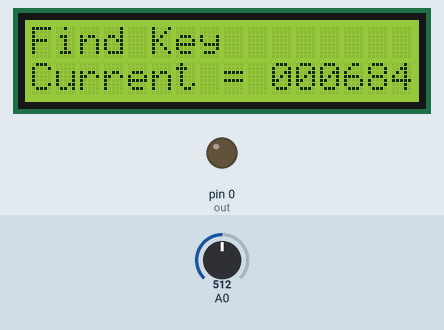
Bench run of a sketch on a simulated Arduino Uno, built with avr-gcc and run on an emulated ATmega328P. Parts: 16×2 character LCD, output pins drawn as LEDs (lit = HIGH). The test bench sets the inputs (shaded band); at power-on: A0 = 512.

Above: at 1.2 s.
1.3 s: A0 set to 610
At 1.9 s:
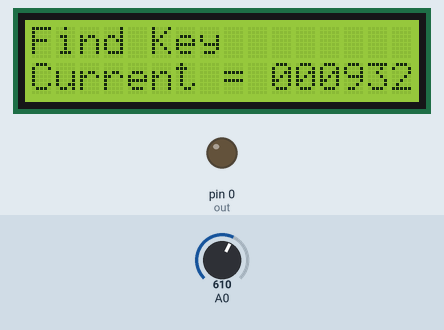
2.8 s: A0 set to 590
At 2.95 s:
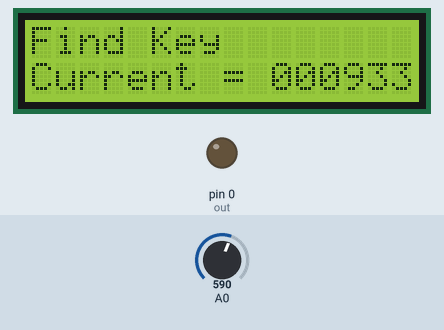
4.3 s: A0 set to 716
At 4.7 s:
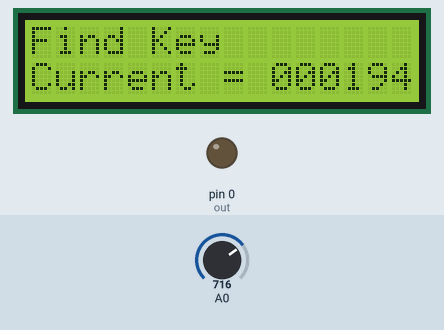
Timing chart, 0 to 7.3 s (numbered marks = the images above; inputs shaded):
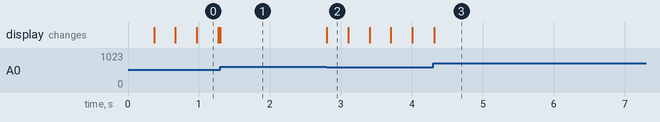

The sketch:

Task4.ino
```cpp
#include "LiquidCrystal.h"

String key = "9110";

int Digit_1 = 0;
int Digit_2 = 0;
int Digit_3 = 0;
int Digit_4 = 0;

int out = 0 ;


LiquidCrystal lcd( 8,  9,  4,  5,  6,  7);

void setup() {
  pinMode(out,OUTPUT);

 lcd.begin(16, 2);

 lcd.setCursor(0,0);
 lcd.print("Find Key");
 lcd.setCursor(0,1);
 lcd.print("Current = ");

 digitalWrite(out,LOW);
}
void loop() {
 int x;
 x = analogRead (0);

 lcd.setCursor(10,1);

 if (x < 60) {
    Digit_1 += 1;
   lcd.print (String(Digit_1) +String(Digit_2)+String(Digit_3)+String(Digit_4) );
 }
 else if (x < 200) {
      Digit_2 += 1;
   lcd.print (String(Digit_1) +String(Digit_2)+String(Digit_3)+String(Digit_4) );
 }
 else if (x < 400){
      Digit_3 += 1;
   lcd.print (String(Digit_1) +String(Digit_2)+String(Digit_3)+String(Digit_4) );
 }
 else if (x < 600){

      Digit_4 += 1;
   lcd.print (String(Digit_1) +String(Digit_2)+String(Digit_3)+String(Digit_4) );
 }
 else if (x < 800){
      ///Correct
      if (String(Digit_1) +String(Digit_2)+String(Digit_3)+String(Digit_4) == key) {

        digitalWrite(out,HIGH);

        }else {
          ///Reset
          int Digit_1 = 0;
          int Digit_2 = 0;
          int Digit_3 = 0;
          int Digit_4 = 0;
          }


 }

}
```

Measured:
- after the input at 2.8 s, the display: changes at once (image 2)
